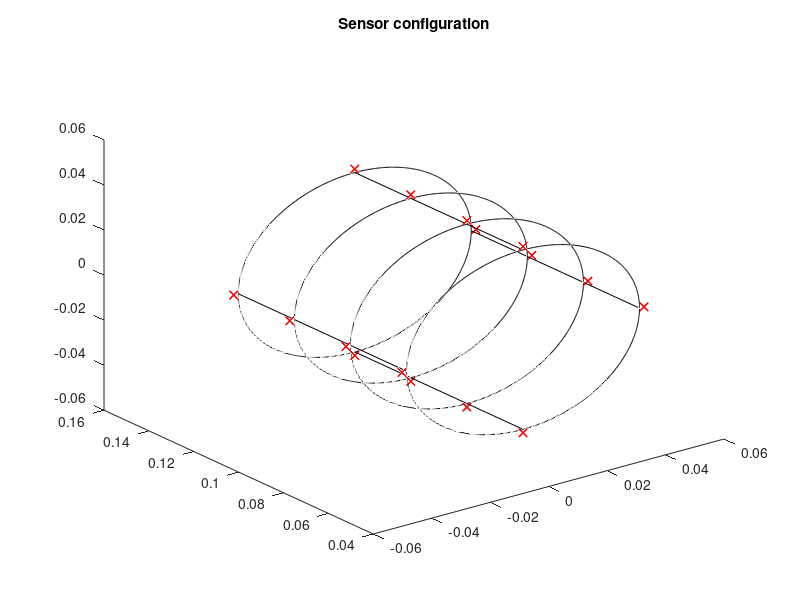

Write MATLAB code to recreate this figure. (Note: this script raises an error after producing the figure.)
%% Magnetically steerable catheter magnetic localization simulation
% model: ideal dipole model
% sensor configuration: 1. rectangular sensor array
%                       2. circular sensor array
% variables: distance 

% Start with 4x4 arrays in circular sensor plate array
clear;close all;clc;

% Magnetic moment M computation
mu_0 = 4*pi*1e-7;

% OD_mag = 3.175e-3;  % outer diameter of PM  [m]
% ID_mag = OD_mag/2;  % inner diameter of PM  [m]
% length_mag = OD_mag*2;   % length of PM  [m]
% V_pm = pi*(OD_mag^2-ID_mag^2^2)/4*length_mag;  % volume of PM
V_pm = (0.25*0.0254)^3;
Br = 1.48; % magnetic remanance

M = V_pm*Br/mu_0;


% Whole procedure: set the PM location and orientation in advance, compute the
% analytical magnetic field in all 16 sensors locations in hall effect sensor measuring direction. 
% Use the 16 sensor measurements + manual added noise with 
% different level of magnitude and perform L-M least square optimization
% algorithm to estimate the location and orientation

% Assumption: stationary PM magnet (later with trajectory in space over time and estimate the trajectory)
%             ideal dipole model

% Sensor array parameters
% All coordinates here
L = 0.025;  % sensor interval distance [m]
R = (79.67/2)*1e-3;  % circular sensor array radius [m]


%% 4x4 Circular sensor array confuguration
n_sens = 16;

magnet_distance = 41.39; %mm
dim_repeat = ones(1,3)*magnet_distance; 

%all sensors working
x_s = [dim_repeat, zeros(1,3),dim_repeat, zeros(1,3),dim_repeat, zeros(1,3),dim_repeat, zeros(1,3),zeros(1,3),-dim_repeat,zeros(1,3),-dim_repeat,zeros(1,3),-dim_repeat,zeros(1,3),-dim_repeat]*1e-3; % 6 zeros and alternating x pos and neg
y_s = [repelem(51.4,2*3),repelem(76.4,2*3),repelem(101.4,2*3),repelem(126.4,2*3),repelem(51.4,2*3),repelem(76.4,2*3),repelem(101.4,2*3),repelem(126.4,2*3)]*1e-3; % decreasing from 126.4 to 51.4 and increaseing to 126.4.
z_s = [zeros(1,3),dim_repeat,zeros(1,3),dim_repeat,zeros(1,3),dim_repeat,zeros(1,3),dim_repeat,-dim_repeat,zeros(1,3),-dim_repeat,zeros(1,3),-dim_repeat,zeros(1,3),-dim_repeat,zeros(1,3)]*1e-3; %alternating z pos and neg, and zeros
xyz_s = [x_s;y_s;z_s];  % i-th column is i-th sensor location (x_i,y_i,z_i)

% define measurement direction vector (3 x m)
% i-th column shows the [x,y,z] components of the measurement at i-th
% sensor
%all sensor working
meas_dir_s = [fliplr(eye(3)).*[1;-1;1],...
              eye(3).*[-1;-1;1],...
              fliplr(eye(3)).*[1;-1;1],...
              eye(3).*[-1;-1;1],...
              fliplr(eye(3)).*[1;-1;1],...
              eye(3).*[-1;-1;1],...
              fliplr(eye(3)).*[1;-1;1],...
              eye(3).*[-1;-1;1],...
              eye(3).*[1;-1;-1],...
              fliplr(eye(3)).*[-1;-1;-1],...
              eye(3).*[1;-1;-1],...
              fliplr(eye(3)).*[-1;-1;-1],...
              eye(3).*[1;-1;-1],...
              fliplr(eye(3)).*[-1;-1;-1],...
              eye(3).*[1;-1;-1],...
              fliplr(eye(3)).*[-1;-1;-1],...
               ];

% meas_dir_s = meas_dir_s./sqrt(sum(meas_dir_s.^2));  % normalization to unit norm in each direction

% plot sensor configuration 
alpha = 0:0.01:2*pi;
figure
plot3(x_s,y_s,z_s,'rx')
hold on
plot3(R*cos(alpha), 2.0560*L*ones(1,length(alpha)) , R*sin(alpha),'k')
plot3(R*cos(alpha), 3.0560*L*ones(1,length(alpha)) , R*sin(alpha),'k')
plot3(R*cos(alpha), 4.0560*L*ones(1,length(alpha)) , R*sin(alpha),'k')
plot3(R*cos(alpha), 5.0560*L*ones(1,length(alpha)) , R*sin(alpha),'k')
plot3([0 0],[2.0560*L 5.0560*L],[R R],'k')
plot3([-R -R],[2.0560*L 5.0560*L],[0 0],'k')
plot3([0 0],[2.0560*L 5.0560*L],[-R -R],'k')
plot3([R R],[2.0560*L 5.0560*L],[0 0],'k')
title('Sensor configuration')

%% Preset PM dipole location and orientation variable
% (x0,y0,z0)  (sin(theta0)cos(phi0) , sin(theta0)sin(phi0) , cos(theta0))
x0 = 0.0;  % [m]
y0 = 0.089;  % [m]
z0 = 0.0;  % [m]
theta0 = pi/2;  % [rad]
phi0 = pi/2;  % [rad]
% theta0 = pi/2;  % [rad]
% phi0 = pi/2;  % [rad]
xyz_pm = [x0;y0;z0];
pm_all = [x0;y0;z0;theta0;phi0];

% Disturbance field G
G_x = 0;
G_y = 0;
G_z = 0;
G = [G_x;G_y;G_z];

% saturation obtained from actual Hall Effect sensor
sat = 0.1;  % [T]

% Given known PM position and orientation, magnetic moment, sensor array
% configuration, compute the magnetic field at all sensor locations
% B_sx/B_sy/B_sz are 1x16 vector with i-th element being i-th sensor x/y/z field
% compute the actual saclar composite measurement (1 x m) at all sensor
% locations
B_measure_theoretical = PM_forward_field(M,G,pm_all,xyz_s,meas_dir_s,sat);

%% Timeline 0~t_final
% first assume stationary PM s.t. at each moment the forward generated
% field is constant
t_final = 10;  % [s]
dt = 0.1;  % sampling time [s]
t = 0:dt:t_final;  % time history
n_t = length(t);  % length of time data

% Simulate measurement over time
% Here consider circular array s.t. measurement is computed based on its
% direction
% B_meas_ideal rows: time index, columns: i-th sensor
B_meas_ideal = ones(n_t,1)*B_measure_theoretical;

% Add noise into measurement on purpose with different level of magnitude
noise_mu = 0;  % mean
noise_sigma = 1e-7;  % variance
noise = noise_mu + noise_sigma*randn(n_t,48);  % generating random noise according to given distribution

% Final corrupted measurement 
B_meas = B_meas_ideal + noise;

% some plots
figure
plot(t,B_meas(:,6))
hold on 
plot([0,t(end)],[B_meas_ideal(1,6) B_meas_ideal(1,6)])
xlabel('Time[s]')
ylabel('Sensor measurement')
legend('corrupted','ideal')

%% Backward estimation phase
% Given measurement of all sensors over a time horizon
% consider at one time, the measurement B_meas is 1 x n_sens vector

% Objective function: f_err = || B_est - B_meas ||^2
% Variable: pm_hat = (x_hat,y_hat,z_hat,theta_hat,phi_hat) as estimation of the position and orientation

% Disturbance field G
G_x = 0;
G_y = 0;
G_z = 0;
G = [G_x;G_y;G_z];

% initial guess on parameter estimation at time 0
pm_hat_0 = [-0.004;0.0892;-0.002;pi/2+0.1;pi/2-0.1];   % (x_hat0,y_hat0,z_hat0,theta_hat0,phi_hat0)

% Compute Analytic Jacobian matrix： J <- R^(m x n) here
J = Analytic_Jacobian_Mag_cir_array(M,pm_hat_0,xyz_s,meas_dir_s);


% Levenberg–Marquardt least square algorithm solving for optimal position/orientation estimation
% test
% B_meas_test = B_measure_scalar';
B_meas = [-0.054884641	-0.188673179	-1.630955385...
0.07445309	0.014440013	-1.390180827...
-0.035777833	1.444389167	-1.519999667...
0.303611083	1.373999833	-1.02980625...
-0.004972333	1.734195555	1.134027583...
0.150749917	1.282334417	0.984083417...
0.0009165	0.053888942	1.522195...
0.032611083	0.055166667	1.221527583...
-0.163301314	0.072401708	-1.358174128...
-0.014692385	0.180356946	-1.154252115...
-0.141640923	1.414640769	-0.891794769...
0.019077077	1.2633323	-0.579076946...
0.039333462	1.299871015	1.267307308...
0.076948615	1.097820531	1.115537615...
0.079897462	-0.077589638	1.415100769...
0.061307923	-0.0332051	1.214179...
]*1e-4;
pm_hat_opt = PM_backward_estimation(B_meas',pm_hat_0,M,G,xyz_s,meas_dir_s); 

% weighting among parameters to be added!


%% Timeline estimation
% use the current estimation for next step initial guess
% record the estimation history
% record the requiered computation time
pm_est_history = zeros(n_t,5);
pm_err_history = zeros(n_t,5);
comp_time_history = zeros(n_t,1);
pm_last = pm_hat_0;
for i = 1:n_t
    tic
    B_meas_i = B_meas(i,:)';
    pm_last = PM_backward_estimation(B_meas_i,pm_last,M,G,xyz_s,meas_dir_s); 
    pm_est_history(i,:) = pm_last;
    pm_err_history(i,:) = pm_last - pm_all; 
    comp_time_history(i) = toc;
end

% post data process: compute the standard deviation
mean_out = mean(pm_est_history);
sigma_out = std(pm_est_history);

% noise level ratio
J_1 = sigma_out/noise_sigma;

% position error


% plot the estimation over time
figure()
plot(t,pm_err_history(:,1))
xlabel('Time [s]')
ylabel(' X position [m]')
title('X position estimation error over time')

figure()
plot(t,pm_err_history(:,2))
xlabel('Time [s]')
ylabel(' Y position [m]')
title('Y position estimation error over time')

figure()
plot(t,pm_err_history(:,3))
xlabel('Time [s]')
ylabel(' Z position [m]')
title('Z position estimation error over time')

figure()
plot(t,pm_err_history(:,4))
xlabel('Time [s]')
ylabel(' Theta orientation [rad]')
title('Theta orientation estimation error over time')

figure()
plot(t,pm_err_history(:,5))
xlabel('Time [s]')
ylabel(' Phi orientation [rad]')
title('Phi orientation estimation error over time')


figure
plot(t,comp_time_history)
xlabel('Time [s]')
ylabel('Computation time [s]')







